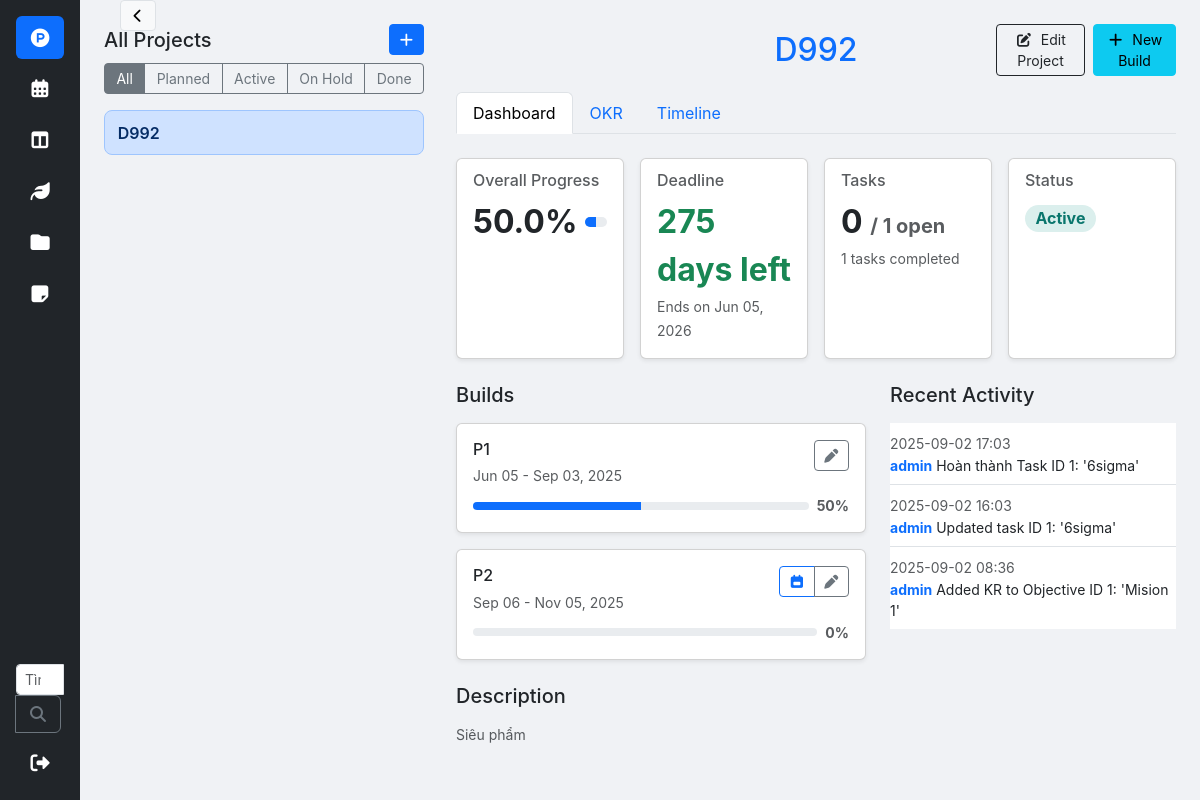
The page /projects?project_id=1&tab=info (signed in) on the database its author committed.
### app/models.py (models this page shows, shortened)
class Project(db.Model):
    id = db.Column(db.Integer, primary_key=True)
    name = db.Column(db.String(150), nullable=False, unique=True)
    description = db.Column(db.Text)
    start_date = db.Column(db.Date, nullable=True)
    end_date = db.Column(db.Date, nullable=True)
    status = db.Column(db.String(20), nullable=False, default='Active', server_default='Active')
    objectives = db.relationship('Objective', backref='project', cascade="all, delete-orphan")
    builds = db.relationship('Build', backref='project', lazy=True, cascade="all, delete-orphan")

class Build(db.Model):
    id = db.Column(db.Integer, primary_key=True)
    name = db.Column(db.String(100), nullable=False)
    project_id = db.Column(db.Integer, db.ForeignKey('project.id'), nullable=False)
    schedule_link = db.Column(db.String(500), nullable=True)
    start_date = db.Column(db.Date, nullable=True)
    end_date = db.Column(db.Date, nullable=True)
    objectives = db.relationship('Objective', backref='build', cascade="all, delete-orphan")
    @property
    def progress(self):
        objectives_list = self.objectives
        if not objectives_list:
            return 0
        progress_values = [obj.progress for obj in objectives_list if obj.progress is not None]
        if not progress_values:
            return 0
        total_progress = sum(progress_values)
        return round(total_progress / len(progress_values))

class KeyResult(db.Model):
    id = db.Column(db.Integer, primary_key=True)
    content = db.Column(db.String(500), nullable=False)
    start_date = db.Column(db.Date, nullable=True)
    end_date = db.Column(db.Date, nullable=True)
    current = db.Column(db.Float, default=0)
    target = db.Column(db.Float, default=1)
    objective_id = db.Column(db.Integer, db.ForeignKey('objective.id'), nullable=False)
    tasks = db.relationship('Task', backref='key_result', cascade="all, delete-orphan")
    @property
    def progress(self):
        if self.target == 0: return 0
        return min(100, (self.current / self.target) * 100)

class Log(db.Model):
    id = db.Column(db.Integer, primary_key=True)
    action = db.Column(db.String(500), nullable=False)
    timestamp = db.Column(db.DateTime, index=True, default=datetime.utcnow)
    user_id = db.Column(db.Integer, db.ForeignKey('user.id'))
    user = db.relationship('User', back_populates='logs')

class User(UserMixin, db.Model):
    id = db.Column(db.Integer, primary_key=True)
    username = db.Column(db.String(64), index=True, unique=True)
    email = db.Column(db.String(120), index=True, unique=True)
    password_hash = db.Column(db.String(255), nullable=False)
    tasks = db.relationship('Task', backref='assignee')
    objectives = db.relationship('Objective', backref='owner')
    uploaded_files = db.relationship('UploadedFile', backref='uploader')
    logs = db.relationship('Log', back_populates='user')
    notes = db.relationship('Note', back_populates='creator', lazy='dynamic', cascade="all, delete-orphan")

### app/routes.py (the view)
@bp.route('/projects')
@login_required
def project_workspace():
    selected_project_id = request.args.get('project_id', type=int)
    active_tab = request.args.get('tab', 'info')
    status_filter = request.args.get('status', 'all')
    status_choices = ['Planned', 'Active', 'On Hold', 'Done']
    base_query = Project.query
    if status_filter != 'all' and status_filter in status_choices:
        base_query = base_query.filter(Project.status == status_filter)
    all_projects_list = base_query.order_by(Project.name).all()
    selected_project_data = None
    objectives_for_display = []
    if selected_project_id:
        selected_project = Project.query.options(
            subqueryload(Project.builds).subqueryload(Build.objectives).subqueryload(Objective.key_results).subqueryload(KeyResult.tasks).joinedload(Task.assignee),
            subqueryload(Project.objectives).subqueryload(Objective.key_results).subqueryload(KeyResult.tasks).joinedload(Task.assignee)
        ).get(selected_project_id)
        if selected_project:
            objectives_list = sorted(selected_project.objectives, key=lambda o: o.position if o.position is not None else float('inf'))
            all_tasks = [task for o in objectives_list for kr in o.key_results for task in kr.tasks]
            task_count = len(all_tasks)
            open_tasks_count = sum(1 for task in all_tasks if task.status != 'Done')
            progress_list = [o.progress for o in objectives_list if o.progress is not None]
            avg_progress = sum(progress_list) / len(progress_list) if progress_list else 0
            days_remaining = (selected_project.end_date - date.today()).days if selected_project.end_date else None
            project_logs = []
            try:
                objective_ids = {o.id for o in objectives_list}
                key_result_ids = {kr.id for o in objectives_list for kr in o.key_results}
                task_ids = {t.id for t in all_tasks}
                search_terms = []
                if objective_ids:
                    search_terms.extend([f"Objective ID {id}" for id in objective_ids])
                if key_result_ids:
                    search_terms.extend([f"Added KR to Objective ID {id}" for id in objective_ids])
                    search_terms.extend([f"key_result ID {id}" for id in key_result_ids])
                if task_ids:
                    search_terms.extend([f"task ID {id}" for id in task_ids])
                    search_terms.extend([f"CV ID {id}" for id in task_ids])
                if search_terms:
                    conditions = [Log.action.ilike(f"%{term}%") for term in search_terms]
                    project_logs = Log.query.filter(or_(*conditions)).order_by(Log.timestamp.desc()).limit(10).all()
            except Exception as e:
                current_app.logger.error(f"Error fetching project logs for project {selected_project_id}: {e}")
                project_logs = []
            selected_project_data = {
                'project': selected_project,
                'stats': {
                    'o': len(objectives_list),
                    'kr': sum(len(o.key_results) for o in objectives_list),
                    'task': task_count,
                    'progress': avg_progress,
                    'open_tasks': open_tasks_count
                },
                'days_remaining': days_remaining,
                'logs': project_logs
            }
            objectives_for_display = objectives_list
    all_users = User.query.all()
    all_builds_for_modal = Build.query.all()
    return render_template('project_workspace.html',
                           page_name='projects',
                           all_projects=all_projects_list,
                           selected_project_data=selected_project_data,
                           selected_project_id=selected_project_id,
                           objectives=objectives_for_display,
                           active_tab=active_tab,
                           status_choices=status_choices,
                           current_status=status_filter,
                           users=all_users,
                           projects=Project.query.order_by(Project.name).all(),
                           builds=all_builds_for_modal,
                           today_date_str=date.today().strftime('%Y-%m-%d')
                           )

### app/templates/project_workspace.html (shortened to what this page needs)
{% extends "base.html" %}
{% block styles %}
<link rel="stylesheet" href="https://cdn.dhtmlx.com/gantt/edge/dhtmlxgantt.css">
{% endblock %}
{% block content %}
<div class="workspace-layout">
  <aside class="project-sidebar">
    <div class="d-flex justify-content-between align-items-center mb-2">
      <h5 class="m-0">All Projects</h5>
      <button class="btn btn-sm btn-primary" data-bs-toggle="modal" data-bs-target="#addProjectModal"><i class="fa-solid fa-plus"></i></button>
    </div>
    <div class="btn-group btn-group-sm w-100 mb-3">
      <a href="{{ url_for('main.project_workspace', status='all') }}" class="btn btn-outline-secondary {% if current_status == 'all' %}active{% endif %}">All</a>
      {% for status in status_choices %}
      <a href="{{ url_for('main.project_workspace', status=status) }}" class="btn btn-outline-secondary {% if current_status == status %}active{% endif %}">{{ status }}</a>
      {% endfor %}
    </div>
    <div class="list-group-flush">
      {% for p in all_projects %}
      <a href="{{ url_for('main.project_workspace', project_id=p.id, tab=active_tab) }}" class="project-list-item {% if p.id == selected_project_id %}active{% endif %}">
        {{ p.name }}
      </a>
      {% else %}
      <p class="text-muted">No projects found.</p>
      {% endfor %}
    </div>
  </aside>
  <main class="project-main">
    <button class="btn btn-sm btn-light border" id="sidebar-toggle-btn" title="Toggle Sidebar">
      <i class="fa-solid fa-chevron-left"></i>
    </button>
    {% if selected_project_data %}
      <div class="d-flex align-items-center mb-3 flex-wrap">
          <h2 class="m-0 text-primary text-center" style="flex: 2 1 0;">{{ selected_project_data.project.name }}</h2>
          <div class="d-flex justify-content-end gap-2" style="flex: 1 1 0;">
              <button class="btn btn-sm btn-outline-dark btn-edit-project" data-project-id="{{ selected_project_data.project.id }}"><i class="fa-solid fa-pen-to-square me-2"></i>Edit Project</button>
              <button class="btn btn-sm btn-info" data-bs-toggle="modal" data-bs-target="#addBuildModal"><i class="fa-solid fa-plus me-2"></i>New Build</button>
          </div>
      </div>
      <ul class="nav nav-tabs mb-4" id="projectTab" role="tablist">
        <li class="nav-item" role="presentation"><a class="nav-link {% if active_tab == 'info' %}active{% endif %}" href="{{ url_for('main.project_workspace', project_id=selected_project_id, tab='info') }}">Dashboard</a></li>
        <li class="nav-item" role="presentation"><a class="nav-link {% if active_tab == 'okr' %}active{% endif %}" href="{{ url_for('main.project_workspace', project_id=selected_project_id, tab='okr') }}">OKR</a></li>
        <li class="nav-item" role="presentation"><a class="nav-link {% if active_tab == 'timeline' %}active{% endif %}" href="{{ url_for('main.project_workspace', project_id=selected_project_id, tab='timeline') }}">Timeline</a></li>
      </ul>
      <div class="tab-content" id="projectTabContent">
        <div class="tab-pane fade {% if active_tab == 'info' %}show active{% endif %}" role="tabpanel">
            {% set p_data = selected_project_data %}
            {% include 'partials/_project_info_tab.html' %}
        </div>
      </div>
    {% endif %}
  </main>
</div>
{% endblock %}

### app/templates/partials/_project_info_tab.html
{% set p = p_data.project %}
{% set stats = p_data.stats %}
{% set days_remaining = p_data.days_remaining %}
<div class="row g-3 mb-4">
    <div class="col-md-6 col-lg-3">
        <div class="card h-100 shadow-sm">
            <div class="card-body">
                <h6 class="card-subtitle mb-2 text-muted">Overall Progress</h6>
                <div class="d-flex align-items-center">
                    <div class="fs-2 fw-bold me-2">{{ stats.progress|round }}%</div>
                    <div class="progress flex-grow-1" style="height: 10px;">
                        <div class="progress-bar" role="progressbar" style="width: {{ stats.progress }}%;"></div>
                    </div>
                </div>
            </div>
        </div>
    </div>
    <div class="col-md-6 col-lg-3">
        <div class="card h-100 shadow-sm">
            <div class="card-body">
                <h6 class="card-subtitle mb-2 text-muted">Deadline</h6>
                {% if p.end_date %}
                <div class="fs-2 fw-bold">
                    {% if days_remaining is not none and days_remaining < 0 %}
                    <span class="text-danger">{{ days_remaining|abs }} days ago</span>
                    {% elif days_remaining is not none %}
                    <span class="text-success">{{ days_remaining }} days left</span>
                    {% else %}
                    --
                    {% endif %}
                </div>
                <small class="text-muted">Ends on {{ p.end_date.strftime('%b %d, %Y') }}</small>
                {% else %}
                <div class="fs-2 fw-bold text-muted">Not set</div>
                {% endif %}
            </div>
        </div>
    </div>
    <div class="col-md-6 col-lg-3">
        <div class="card h-100 shadow-sm">
            <div class="card-body">
                <h6 class="card-subtitle mb-2 text-muted">Tasks</h6>
                <div class="fs-2 fw-bold">{{ stats.open_tasks }} <span class="fs-5 text-muted">/ {{ stats.task }} open</span></div>
                <small class="text-muted">{{ stats.task - stats.open_tasks }} tasks completed</small>
            </div>
        </div>
    </div>
    <div class="col-md-6 col-lg-3">
        <div class="card h-100 shadow-sm">
            <div class="card-body">
                <h6 class="card-subtitle mb-2 text-muted">Status</h6>
                <div class="fs-4 fw-bold mt-2">
                    <span class="badge fs-6 rounded-pill status-badge-{{ p.status|lower|replace(' ', '-') }}">{{ p.status }}</span>
                </div>
            </div>
        </div>
    </div>
</div>
<div class="row g-4">
    <div class="col-lg-7">
        <h5 class="mb-3">Builds</h5>
        <div class="d-flex flex-column gap-3">
            {% for build in p.builds %}
            <div class="card shadow-sm">
                <div class="card-body">
                    <div class="d-flex justify-content-between align-items-start">
                        <div>
                            <h6 class="card-title mb-1">{{ build.name }}</h6>
                            {% if build.start_date and build.end_date %}
                            <small class="text-muted">{{ build.start_date.strftime('%b %d') }} - {{ build.end_date.strftime('%b %d, %Y') }}</small>
                            {% endif %}
                        </div>
                        <div class="btn-group">
                            {% if build.schedule_link %}
                                <a href="{{ build.schedule_link }}" target="_blank" class="btn btn-sm btn-outline-primary" title="View Schedule"><i class="fa-solid fa-calendar-week"></i></a>
                            {% endif %}
                            <button class="btn btn-sm btn-outline-secondary btn-edit-build" data-build-id="{{ build.id }}"><i class="fa-solid fa-pen"></i></button>
                        </div>
                    </div>
					<div class="d-flex align-items-center mt-2">
						<div class="progress flex-grow-1 me-2" style="height: 8px;">
							<div class="progress-bar" role="progressbar"
								 style="width: {{ build.progress }}%;"
								 aria-valuenow="{{ build.progress }}"
								 aria-valuemin="0" aria-valuemax="100">
							</div>
						</div>
						<small class="fw-bold text-muted">{{ build.progress }}%</small>
					</div>
					</div>
			</div>
            {% else %}
            <div class="card card-body text-center text-muted">No builds for this project.</div>
            {% endfor %}
        </div>
        <h5 class="mt-4 mb-3">Description</h5>
        <p class="text-muted small">{{ p.description or 'No description provided.' }}</p>
    </div>
    <div class="col-lg-5">
        <h5 class="mb-3">Recent Activity</h5>
        <ul class="list-group list-group-flush">
            {% for log in p_data.logs %}
            <li class="list-group-item px-0">
                <small class="text-muted">{{ log.timestamp|to_local_time }}</small>
                <p class="mb-0 small">
                    {% if log.user %}<strong class="text-primary">{{ log.user.username }}</strong> {% endif %}
                    {{ log.action }}
                </p>
            </li>
            {% else %}
            <li class="list-group-item px-0 text-muted small">No recent activity for this project.</li>
            {% endfor %}
        </ul>
    </div>
</div>

### rows shown on the page
Project: name "D992", project.name "D992", end_date "Jun 05, 2026", status "Active", description "Siêu phẩm"
Build: name "P1", start_date "Jun 05", end_date "Sep 03, 2025", progress "50"
Build: name "P2", start_date "Sep 06", end_date "Nov 05, 2025", progress "0"
Log: timestamp|to_local_time "2025-09-02 17:03", user.username "admin", action "Hoàn thành Task ID 1: '6sigma'"
Log: timestamp|to_local_time "2025-09-02 16:03", user.username "admin", action "Updated task ID 1: '6sigma'"
Log: timestamp|to_local_time "2025-09-02 08:36", user.username "admin", action "Added KR to Objective ID 1: 'Mision 1'"

### other values the page prints
{{ status }} "Planned" "Active" "On Hold" "Done"
{{ stats.progress|round }} "50.0"
{{ days_remaining }} "275"
{{ stats.open_tasks }} "0"
{{ stats.task }} "1"
{{ stats.task - stats.open_tasks }} "1"
